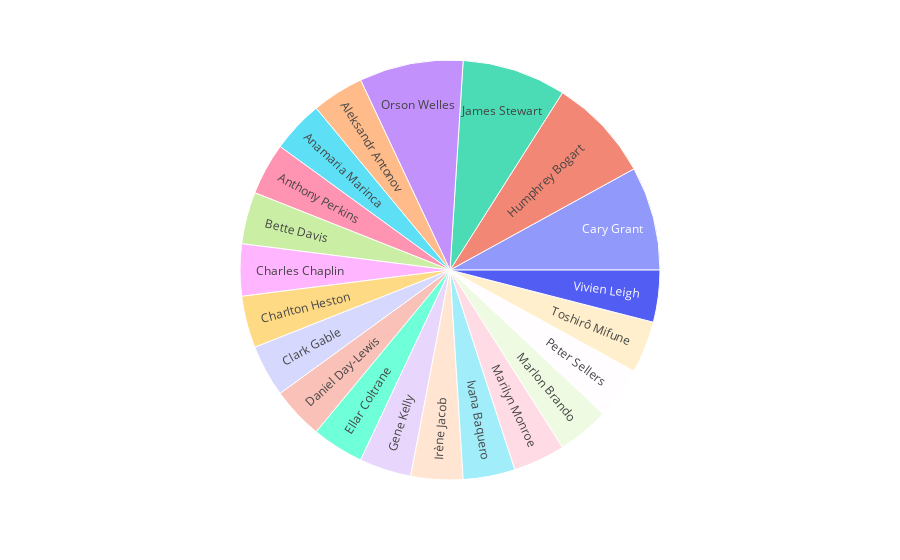

The cell this chart's notebook holds for it:
### Markdown cell above
**Section 2: Analysis of Metacritics Top 500 Films**

### Code cell
metacritic_top_actors()

### Figure 1 — Plotly figure (JSON) as saved in the notebook; plotly's stock layout.template omitted (floating-point values rounded to 4 significant figures)
{"data": [{"branchvalues": "total", "customdata": [["Battleship Potemkin"], ["4 Months, 3 Weeks and 2 Days"], ["Psycho"], ["All About Eve"], ["(?)"], ["City Lights"], ["Touch of Evil"], ["Gone with the Wind"], ["My Left Foot"], ["Boyhood"], ["Singin' in the Rain"], ["(?)"], ["Three Colors: Red"], ["Pan's Labyrinth"], ["(?)"], ["Some Like It Hot"], ["The Godfather"], ["(?)"], ["Dr. Strangelove or: How I Learned to Stop Worrying and Love the Bomb"], ["Rashomon"], ["A Streetcar Named Desire"]], "domain": {"x": [0, 1], "y": [0, 1]}, "hovertemplate": "labels=%{label}<br>count=%{value}<br>parent=%{parent}<br>id=%{id}<br>Movie=%{customdata[0]}<extra></extra>", "ids": ["Aleksandr Antonov", "Anamaria Marinca", "Anthony Perkins", "Bette Davis", "Cary Grant", "Charles Chaplin", "Charlton Heston", "Clark Gable", "Daniel Day-Lewis", "Ellar Coltrane", "Gene Kelly", "Humphrey Bogart", "Irène Jacob", "Ivana Baquero", "James Stewart", "Marilyn Monroe", "Marlon Brando", "Orson Welles", "Peter Sellers", "Toshirô Mifune", "Vivien Leigh"], "labels": ["Aleksandr Antonov", "Anamaria Marinca", "Anthony Perkins", "Bette Davis", "Cary Grant", "Charles Chaplin", "Charlton Heston", "Clark Gable", "Daniel Day-Lewis", "Ellar Coltrane", "Gene Kelly", "Humphrey Bogart", "Irène Jacob", "Ivana Baquero", "James Stewart", "Marilyn Monroe", "Marlon Brando", "Orson Welles", "Peter Sellers", "Toshirô Mifune", "Vivien Leigh"], "name": "", "parents": ["", "", "", "", "", "", "", "", "", "", "", "", "", "", "", "", "", "", "", "", ""], "type": "sunburst", "values": [1, 1, 1, 1, 2, 1, 1, 1, 1, 1, 1, 2, 1, 1, 2, 1, 1, 2, 1, 1, 1]}], "layout": {"legend": {"tracegroupgap": 0}, "margin": {"t": 60}}}
